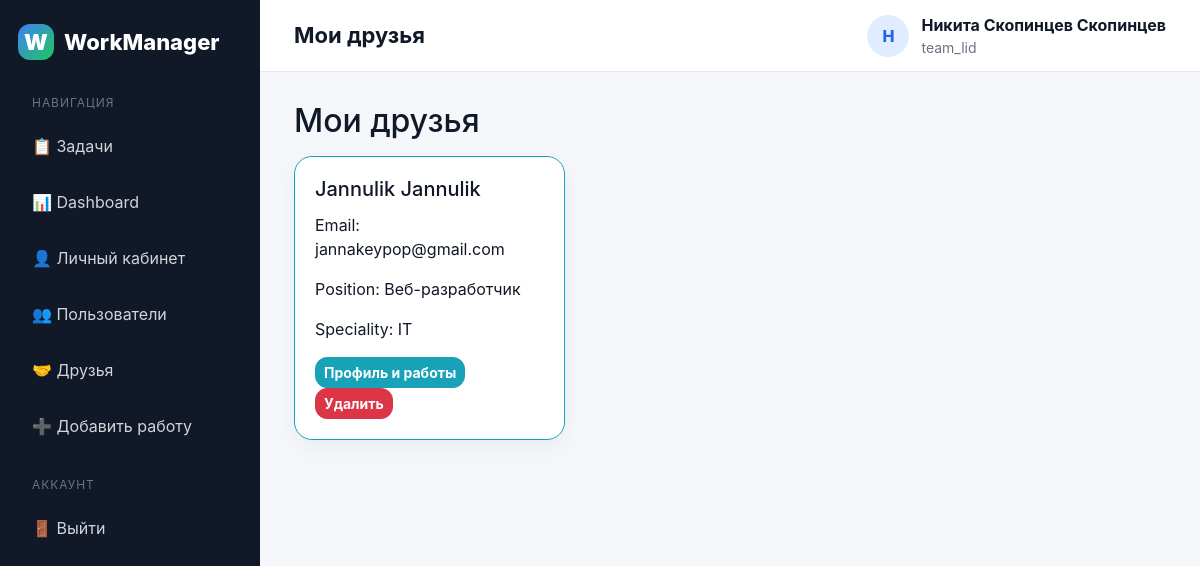
The page /friends (signed in) on the database its author committed.
### data/users.py (models this page shows, shortened)
class User(SqlAlchemyBase, UserMixin):
    __tablename__ = 'users'
    id = sqlalchemy.Column(sqlalchemy.Integer, primary_key=True, autoincrement=True)
    surname = sqlalchemy.Column(sqlalchemy.String, nullable=True)
    name = sqlalchemy.Column(sqlalchemy.String, nullable=True)
    age = sqlalchemy.Column(sqlalchemy.Integer, nullable=True)
    position = sqlalchemy.Column(sqlalchemy.String, nullable=True)
    speciality = sqlalchemy.Column(sqlalchemy.String, nullable=True)
    address = sqlalchemy.Column(sqlalchemy.String, nullable=True)
    email = sqlalchemy.Column(sqlalchemy.String, index=True, unique=True, nullable=False)
    hashed_password = sqlalchemy.Column(sqlalchemy.String, nullable=False)
    modified_date = sqlalchemy.Column(sqlalchemy.DateTime, default=datetime.datetime.now)
    jobs = orm.relationship('Jobs', back_populates='user', cascade='all, delete-orphan')
    departments = orm.relationship('Department', back_populates='user')

### main.py (the view)
@app.route('/friends')
@login_required
def friends_page():
    db_sess = db_session.create_session()
    friendships = db_sess.query(Friendship).filter(Friendship.user_id == current_user.id).all()
    friend_ids = [friendship.friend_id for friendship in friendships]
    friends = db_sess.query(User).filter(User.id.in_(friend_ids)).all() if friend_ids else []
    db_sess.close()
    return render_template('friends.html', title='Мои друзья', friends=friends)

### data/db_session.py (called while the page is built)
def create_session() -> Session:
    global __factory
    return __factory()

### main.py (called while the page is built)
@login_manager.user_loader
def load_user(user_id):
    db_sess = db_session.create_session()
    user = db_sess.get(User, int(user_id))
    db_sess.close()
    return user

### templates/friends.html
{% extends "base.html" %}
{% block content %}
    <h2 class="mb-3">Мои друзья</h2>
    {% if friends %}
        <div class="row">
            {% for friend in friends %}
                <div class="col-md-4">
                    <div class="card mb-3 border-info">
                        <div class="card-body">
                            <h5 class="card-title">{{ friend.name }} {{ friend.surname }}</h5>
                            <p class="card-text">Email: {{ friend.email }}</p>
                            <p class="card-text">Position: {{ friend.position }}</p>
                            <p class="card-text">Speciality: {{ friend.speciality }}</p>
                            <a class="btn btn-info btn-sm" href="/user/{{ friend.id }}">Профиль и работы</a>
                            <form action="/remove_friend/{{ friend.id }}" method="post" style="display:inline;">
                                <button class="btn btn-danger btn-sm" type="submit">Удалить</button>
                            </form>
                        </div>
                    </div>
                </div>
            {% endfor %}
        </div>
    {% else %}
        <div class="alert alert-info">
            Список друзей пока пуст. Перейдите в раздел пользователей и добавьте друзей.
        </div>
        <a class="btn btn-primary" href="/users">Найти пользователей</a>
    {% endif %}
{% endblock %}

### templates/base.html (shortened to what this page needs)
<!DOCTYPE html>
<html lang="ru">
<head>
    <link rel="stylesheet"
          href="https://stackpath.bootstrapcdn.com/bootstrap/4.4.1/css/bootstrap.min.css"
>
    <link rel="stylesheet" href="{{ url_for('static', filename='css/style.css') }}">
</head>
<body>
    <div class="app-layout">
        <aside class="sidebar">
            <div class="logo">
                <div class="logo-mark">W</div>
                <span>WorkManager</span>
            </div>
            <div class="sidebar-section">Навигация</div>
            <a href="/">📋 Задачи</a>
            <a href="/dashboard">📊 Dashboard</a>
            {% if current_user.is_authenticated %}
                <a href="/personal">👤 Личный кабинет</a>
                <a href="/users">👥 Пользователи</a>
                <a href="/friends">🤝 Друзья</a>
                <a href="/add_job">➕ Добавить работу</a>
                <div class="sidebar-section">Аккаунт</div>
                <a href="/logout">🚪 Выйти</a>
            {% else %}
                <a href="/login">🔐 Войти</a>
                <a href="/register">📝 Регистрация</a>
            {% endif %}
        </aside>
        <section class="main-area">
            <header class="topbar">
                <h1 class="page-title">{{ title }}</h1>
                {% if current_user.is_authenticated %}
                    <div class="user-chip">
                        <div class="avatar">
                            {{ current_user.name[0] if current_user.name else 'U' }}
                        </div>
                        <div>
                            <strong>{{ current_user.name }} {{ current_user.surname }}</strong>
                            <div class="text-muted-small">{{ current_user.position }}</div>
                        </div>
                    </div>
                {% else %}
                    <div>
                        <a class="btn btn-outline-primary mr-2" href="/login">Войти</a>
                        <a class="btn btn-primary" href="/register">Регистрация</a>
                    </div>
                {% endif %}
            </header>
            <main class="content">
                {% block content %}{% endblock %}
            </main>
        </section>
    </div>
</body>
</html>

### static/css/style.css (style rules this page uses)
:root { --primary: #2563eb; --primary-dark: #1d4ed8; --sidebar: #111827; --sidebar-soft: #1f2937; --bg: #f5f7fb; --card: #ffffff; --text: #111827; --muted: #6b7280; --border: #e5e7eb; --success-bg: #dcfce7; --success-text: #166534; --warning-bg: #fef3c7; --warning-text: #92400e; }
* { box-sizing: border-box; }
body { margin: 0; background: var(--bg); color: var(--text); font-family: -apple-system, BlinkMacSystemFont, "Segoe UI", Roboto, Arial, sans-serif; }
.app-layout { display: flex; min-height: 100vh; }
.sidebar { width: 260px; background: var(--sidebar); color: #fff; padding: 24px 18px; position: fixed; top: 0; bottom: 0; left: 0; }
.logo { display: flex; align-items: center; gap: 10px; font-size: 22px; font-weight: 800; margin-bottom: 34px; }
.logo-mark { width: 36px; height: 36px; border-radius: 12px; background: linear-gradient(135deg, #3b82f6, #22c55e); display: flex; align-items: center; justify-content: center; font-weight: 900; }
.sidebar a { display: flex; align-items: center; gap: 10px; color: #d1d5db; text-decoration: none; padding: 12px 14px; border-radius: 12px; margin-bottom: 8px; transition: 0.15s ease; }
.sidebar-section { color: #6b7280; font-size: 12px; text-transform: uppercase; letter-spacing: 0.08em; margin: 26px 14px 10px; }
.main-area { margin-left: 260px; width: calc(100% - 260px); }
.topbar { height: 72px; background: #fff; border-bottom: 1px solid var(--border); display: flex; align-items: center; justify-content: space-between; padding: 0 34px; position: sticky; top: 0; z-index: 10; }
.page-title { font-size: 22px; font-weight: 750; margin: 0; }
.user-chip { display: flex; align-items: center; gap: 12px; color: var(--text); }
.avatar { width: 42px; height: 42px; border-radius: 50%; background: #e0ecff; color: var(--primary); display: flex; align-items: center; justify-content: center; font-weight: 800; }
.content { padding: 30px 34px 44px; }
.card { border: 1px solid var(--border); border-radius: 18px; box-shadow: 0 8px 24px rgba(15, 23, 42, 0.05); background: var(--card); }
.card-body { padding: 20px; }
.btn { border-radius: 12px; font-weight: 650; }
.text-muted-small { color: var(--muted); font-size: 14px; }

### rows shown on the page
User: name "Н", name "Никита Скопинцев", surname "Скопинцев", position "team_lid"
User: name "Jannulik", surname "Jannulik", email "jannakeypop@gmail.com", position "Веб-разработчик", speciality "IT"

### other values the page prints
{{ title }} "Мои друзья"
